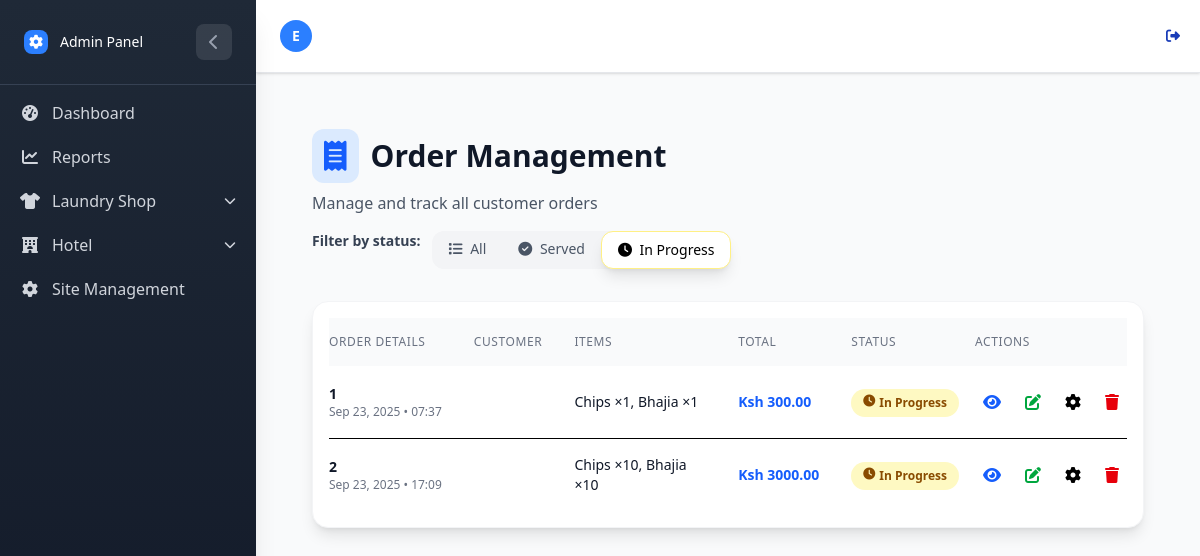
The app's page /Hotel/orders/ (signed in), older data.
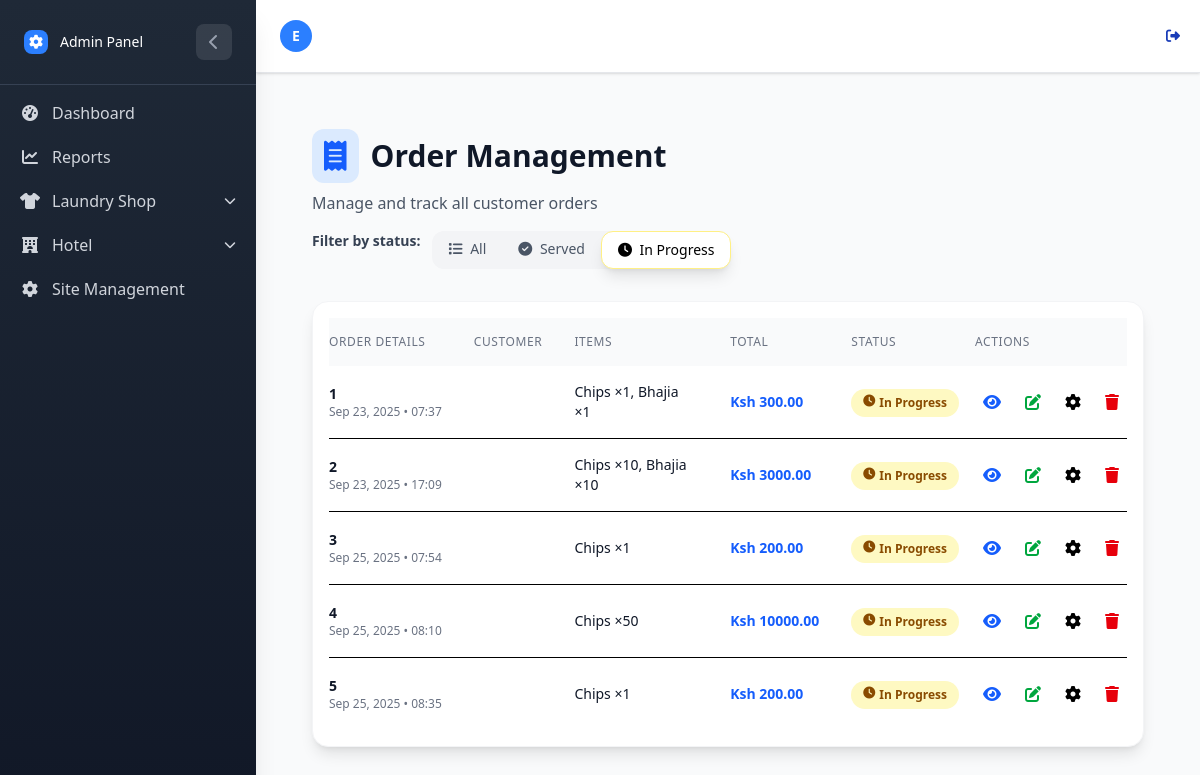
The same page, newer data.
### HotelApp/models.py (models this page shows, shortened)
class Order(models.Model):
    created_by = models.ForeignKey(
        settings.AUTH_USER_MODEL,
        on_delete=models.CASCADE
    )
    STATUS_CHOICE = [
        ('Served', 'Served'),
        ('In Progress', 'In Progress'),
    ]
    order_status = models.CharField(
        choices=STATUS_CHOICE,
        default='In Progress',   # ✅ fixed mismatch
        db_index=True
    )
    created_at = models.DateTimeField(auto_now_add=True, db_index=True)

class HotelOrderItem(models.Model):
    order = models.ForeignKey(Order, on_delete=models.CASCADE, related_name="order_items")
    food_item = models.ForeignKey(FoodItem, on_delete=models.CASCADE)
    quantity = models.PositiveIntegerField(default=1)

class FoodItem(models.Model):
    category = models.ForeignKey(FoodCategory, on_delete=models.CASCADE, related_name="items")
    name = models.CharField(max_length=100, db_index=True)
    price = models.DecimalField(max_digits=10, decimal_places=2)
    image = models.ImageField(upload_to=food_item_image_path, blank=True, null=True)
    created_by =  models.ForeignKey(
        settings.AUTH_USER_MODEL,
        on_delete=models.CASCADE)
    quantity = models.PositiveIntegerField(default=0)  # how many portions are available
    is_available = models.BooleanField(default=False, db_index=True)  # marked available by seller

### HotelApp/views.py (the view)
# urls.py: path('orders/', views.order_list, name='order_list'),
@login_required
def order_list(request):
    status_filter = request.GET.get('order_status', 'In Progress')
    orders = Order.objects.all().prefetch_related('order_items')
    if status_filter:
        orders = orders.filter(order_status=status_filter)
    for order in orders:
        total = 0
        for item in order.order_items.all():
            total += item.quantity * item.food_item.price
        order.total_amount = total
    return render(request, 'food/order_list.html', {
        'orders': orders,
        'status_filter': status_filter
    })

### HotelApp/templates/food/order_list.html (shortened to what the changed rows need)
{% extends 'home.html' %}
{% block content %}
<div class="w-full px-4 sm:px-6 lg:px-8 py-8">
    <div class="flex flex-col lg:flex-row justify-between items-start lg:items-center mb-8 gap-4">
        <div>
            <h1 class="text-3xl font-bold text-gray-900 flex items-center">
                <i class="fas fa-receipt text-blue-600 mr-3 bg-blue-100 p-3 rounded-xl"></i>
                Order Management
            </h1>
        </div>
    </div>
    {% if orders %}
    <div class="bg-white rounded-2xl shadow-lg border border-gray-100 overflow-hidden p-4">
        <div class="overflow-x-auto">
            <table class="w-full">
                <thead class="bg-gray-50">
                    <tr>
                        <th class="pl-6 pr-4 py-4 text-left text-xs font-medium text-gray-500 uppercase tracking-wider">
                            Order Details</th>
                        <th class="px-4 py-4 text-left text-xs font-medium text-gray-500 uppercase tracking-wider">
                            Customer</th>
                        <th class="px-4 py-4 text-left text-xs font-medium text-gray-500 uppercase tracking-wider">Items
                        </th>
                        <th class="px-4 py-4 text-left text-xs font-medium text-gray-500 uppercase tracking-wider">Total
                        </th>
                        <th class="px-4 py-4 text-left text-xs font-medium text-gray-500 uppercase tracking-wider">
                            Status</th>
                        <th class="pr-6 pl-4 py-4 text-left text-xs font-medium text-gray-500 uppercase tracking-wider">
                            Actions</th>
                    </tr>
                </thead>
                <tbody class="bg-white divide-y divide-gray-100">
                    {% for order in orders %}
                    <tr class="hover:bg-gray-50 transition-colors">
                        <td class="pl-6 pr-4 py-4 whitespace-nowrap h-32">
                            <div>
                                <div class="text-sm font-bold text-gray-900">{{ order.id }}</div>
                                <div class="text-xs text-gray-500">{{ order.created_at|date:"M d, Y • H:i" }}</div>
                            </div>
                        </td>
                        <td class="px-4 py-4 whitespace-nowrap">
                        </td>
                        <td class="px-4 py-4">
                            <div class="text-sm text-gray-900">
                                {% for order_item in order.order_items.all|slice:":2" %}
                                {{ order_item.food_item.name }} ×{{ order_item.quantity }}{% if not forloop.last %}, {% endif %}
                                {% endfor %}
                            </div>
                        </td>
                        <td class="px-4 py-4 whitespace-nowrap text-sm font-bold text-blue-600">
                            Ksh {{ order.total_amount|floatformat:2 }}
                        </td>
                        <td class="px-4 py-4 whitespace-nowrap">
                            {% if order.order_status == 'Served' %}
                            <span
                                class="px-3 py-1.5 inline-flex text-xs leading-5 font-semibold rounded-full bg-green-100 text-green-800">
                                <i class="fas fa-check-circle mr-1"></i> Served
                            </span>
                            {% elif order.order_status == 'In Progress' %}
                            <span
                                class="px-3 py-1.5 inline-flex text-xs leading-5 font-semibold rounded-full bg-yellow-100 text-yellow-800">
                                <i class="fas fa-clock mr-1"></i> In Progress
                            </span>
                            {% else %}
                            <span
                                class="px-3 py-1.5 inline-flex text-xs leading-5 font-semibold rounded-full bg-gray-100 text-gray-800">
                                <i class="fas fa-hourglass-half mr-1"></i> {{ order.get_order_status_display }}
                            </span>
                            {% endif %}
                        </td>
                        <td class="pr-6 pl-4 py-4 whitespace-nowrap">
                            <div class="flex items-center space-x-2">
                                <a href="{% url 'hotel:order_detail' order.pk %}"
                                    class="p-2 text-blue-600 hover:text-blue-800 hover:bg-blue-50 rounded-lg transition-colors"
                                    title="View Order">
                                    <i class="fas fa-eye"></i>
                                </a>
                                <a href="{% url 'hotel:order_edit' order.pk %}"
                                    class="p-2 text-green-600 hover:text-green-800 hover:bg-green-50 rounded-lg transition-colors"
                                    title="Edit Order">
                                    <i class="fas fa-edit"></i>
                                </a>
                                <div class="relative">
                                    <button
                                        class="p-2 text-purple-600 hover:text-purple-800 hover:bg-purple-50 rounded-lg transition-colors"
                                        onclick="toggleDropdown('status-dropdown-{{ order.id }}')"
                                        title="Change Status">
                                        <i class="fas fa-cog"></i>
                                    </button>
                                </div>
                                <button onclick="confirmDelete('{{ order.id }}')"
                                    class="p-2 text-red-600 hover:text-red-800 hover:bg-red-50 rounded-lg transition-colors"
                                    title="Delete Order">
                                    <i class="fas fa-trash"></i>
                                </button>
                            </div>
                        </td>
                    </tr>
                    {% endfor %}
                </tbody>
            </table>
        </div>
    </div>
    {% endif %}
</div>
{% endblock %}

Row changes from the older to the newer data that the page shows:
added Order: id "3", created_at "Sep 25, 2025 • 07:54", total_amount "200.00", order_status "In Progress" (drawn)
added HotelOrderItem: food_item.name "Chips", quantity "1", shown under "3"
added Order: id "4", created_at "Sep 25, 2025 • 08:10", total_amount "10000.00", order_status "In Progress" (drawn)
added HotelOrderItem: food_item.name "Chips", quantity "50", shown under "4"
added Order: id "5", created_at "Sep 25, 2025 • 08:35", total_amount "200.00", order_status "In Progress" (drawn)
added HotelOrderItem: food_item.name "Chips", quantity "1", shown under "5"
